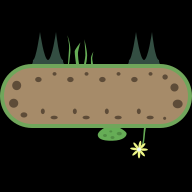

Tiled map render using the project's own tile images. Description and the map definition, with tile-layer contents summarised, below:
An orthogonal 6x6 tile map with 32x32 px tiles, 2 tile layers (ground, deco).

<map version="1.0" orientation="orthogonal" renderorder="left-down" width="6" height="6" tilewidth="32" tileheight="32" nextobjectid="12">
 <tileset firstgid="1" source="tileset.tsx" />
 <layer name="ground" width="6" height="6">
  <data>[36 cells, 14 non-empty, 7 distinct tile ids]</data>
 </layer>
 <layer name="deco" width="6" height="6">
  <data>[36 cells, 3 non-empty, 3 distinct tile ids]</data>
 </layer>
</map>
